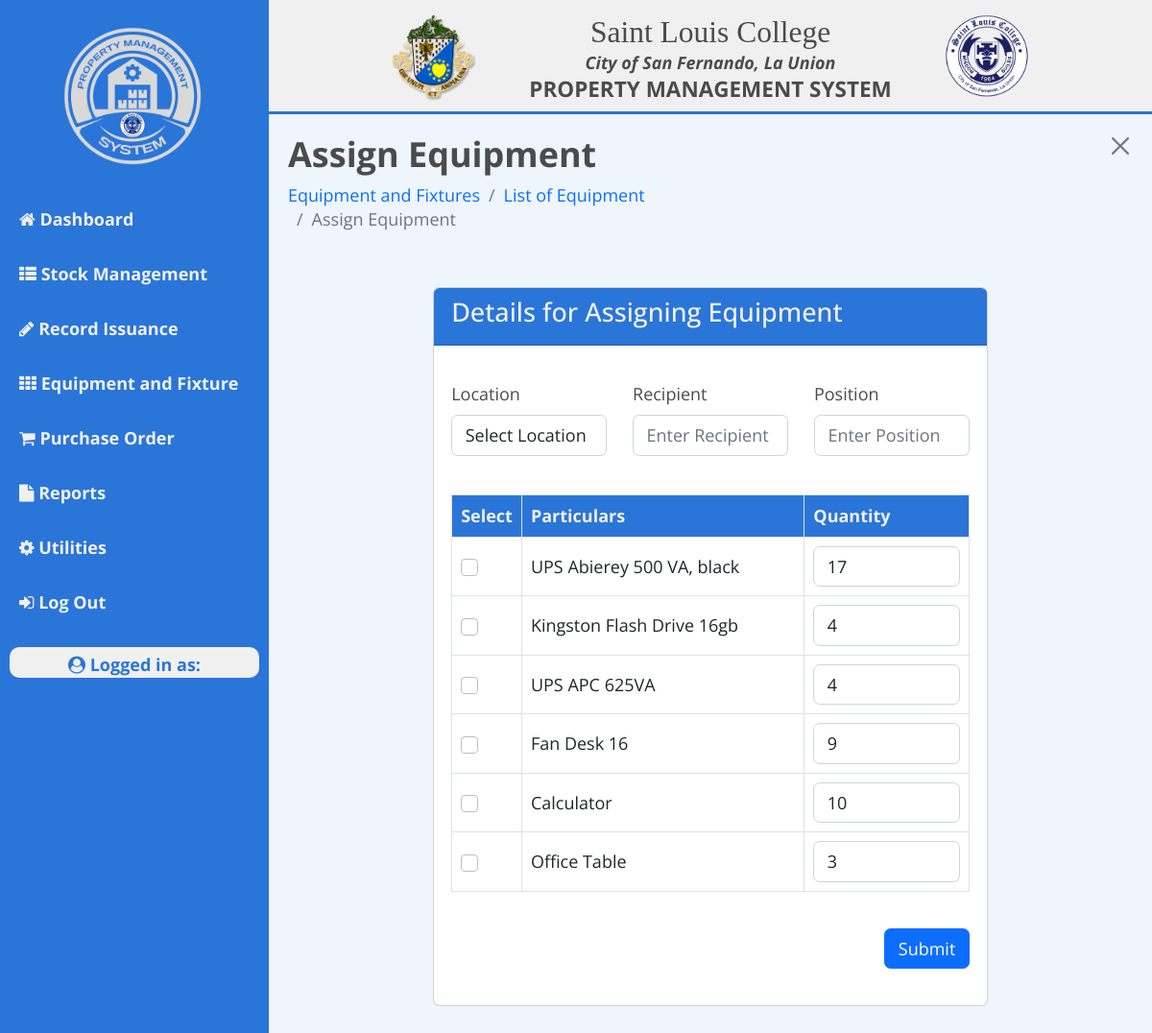
Screenshot of /pmo/equipment-fixtures/assign-equipment/multi-assign.php with the database file from the repository.
### tables this page shows
CREATE TABLE `tbl_inventory` (
  `id` int(11) NOT NULL AUTO_INCREMENT,
  `mr_no` int(255) NOT NULL,
  `invoice` varchar(255) NOT NULL,
  `po` int(255) NOT NULL,
  `particulars` varchar(255) NOT NULL,
  `supplier` varchar(255) NOT NULL,
  `date` date NOT NULL,
  `quantity` int(255) NOT NULL,
  `unit` varchar(255) NOT NULL,
  `price` float NOT NULL,
  `locID` int(255) NOT NULL,
  `locations` varchar(255) NOT NULL DEFAULT 'Not Assigned',
  `recipient` varchar(255) NOT NULL,
  `status` varchar(255) NOT NULL DEFAULT 'OK',
  `date_moved` date DEFAULT NULL,
  PRIMARY KEY (`id`)
);

### pmo/equipment-fixtures/assign-equipment/multi-assign.php (the view, shortened to what this page needs)
<!DOCTYPE html>
<html lang="en">
<?php include '../../../head.php'; ?>
<body>
<?php
require '../../../config.php';
?>
<div class="wrapper">
<?php include '../../pmo-nav.php'; ?>
    <div class="main_content">
    <?php include '../../../navbar.php'; ?>
        <div class="info">
            <div class="page-title">
                <div class="row" style="display: flex;">
                    <div class="col-6 md-6 order-md-1 order-first">
                        <h2>Assign Equipment</h2>
                        <nav aria-label="breadcrumb">
                            <ol class="breadcrumb">
                                <li class="breadcrumb-item text-primary">Equipment and Fixtures</li>
                                <li class="breadcrumb-item"><a href="assign-item.php" style="text-decoration: none;">List of Equipment</a></li>
                                <li class="breadcrumb-item active" aria-current="page">Assign Equipment</li>
                            </ol>
                        </nav>
                    </div>
                    <div class="col-6 md-6 order-md-2 order-last">
                        <a class="btn btn-close float-end" href="assign-item.php" role="button" style="border-radius: 0;"></a>
                    </div>
                </div>
            </div>
            <div class="row">
                <div class="col-md-2"></div>
              <div class="col-md-8">
                <div class="card">
                  <div class="card-header">
                    <h4>Details for Assigning Equipment</h4>
                  </div>
                  <div class="card-body ">
                        <form class="needs-validation" action="fn-inventory.php" method="post" novalidate>
                                <div class="row">
                                    <div class="col-md-4">
                                        <label class="mb-2"> Location </label>
                                        <select name="locID" class="form-control" required >
                                            <option value="" selected disabled>Select Location</option>
                                        </select>
                                    </div>
                                    <div class="col-md-4 mb-3">
                                        <label class="mb-2"> Recipient </label>
                                        <input type="text" name="recipient" placeholder="Enter Recipient" class="form-control" required >
                                    </div>
                                    <div class="col-md-4 mb-3">
                                        <label class="mb-2"> Position </label>
                                        <input type="text" name="position" placeholder="Enter Position" class="form-control" required >
                                    </div>
                                </div>
                            <div class="table-responsive">
                                <table class="table align-middle table-bordered" id="example">
                                    <thead>
                                        <tr>
                                            <th class="col-md-1">Select</th>
                                            <th class="col-md-7">Particulars</th>
                                            <th class="col-md-4">Quantity</th>
                                        </tr>
                                    </thead>
                                    <tbody>
                                    <?php
                                        $query = "SELECT * FROM tbl_inventory WHERE locID = '' AND recipient = '' AND status = 'OK'";
                                        $result = mysqli_query($conn, $query);
                                        if(mysqli_num_rows($result) > 0):
                                            foreach($result as $inventory){
                                    ?>
                                        <tr>
                                            <td class="col-md-1">
                                                <input type="checkbox" class="form-check-input" name="id[]" value="<?= $inventory['id']; ?>">
                                            </td>
                                            <td class="col-md-7"><?= $inventory['particulars']; ?>
                                            </td>
                                            <td class="col-md-4">
                                                <input type="number" class="form-control" name="quantity[]"  min="1" max="<?= $inventory['quantity']; ?>" value="<?= $inventory['quantity']; ?>">
                                            </td>
                                        </tr>
                                    <?php } endif;?>
                                    </tbody>
                                </table>
                            </div>
                            <button type="submit" name="assign-item" class="btn btn-primary float-end">Submit</button>
                        </form>
                  </div>
                </div>
              </div>
            </div>
        </div>
    </div>
</div>
</body>
</html>

### assets/css/styles.css (style rules this page uses)
* { margin: 0; padding: 0; box-sizing: border-box; list-style: none; font-family: 'Open Sans'; font-size: 18px; }
body { background-color: #eef5fd; }
.wrapper { display: flex; position: relative; }
.wrapper .main_content { width: 100%; margin-left: 280px; }
.wrapper .main_content .info { margin: 20px; color: #4b4b4b; line-height: 25px; }
.wrapper .main_content .info .page-title h2 { font-weight: bolder; }
.wrapper .main_content .info div { margin-bottom: 20px; }
.wrapper .main_content .info .card-header { background-color: #2a75d8; color: #f0f0f0; }
#example thead { background-color: #2a75d8; color: #f0f0f0; }

### rows the page displays
tbl_inventory: particulars "UPS Abierey 500 VA, black", quantity "17"
tbl_inventory: particulars "Kingston Flash Drive 16gb", quantity "4"
tbl_inventory: particulars "UPS APC 625VA", quantity "4"
tbl_inventory: particulars "Fan Desk 16", quantity "9"
tbl_inventory: particulars "Calculator", quantity "10"
tbl_inventory: particulars "Office Table", quantity "3"
